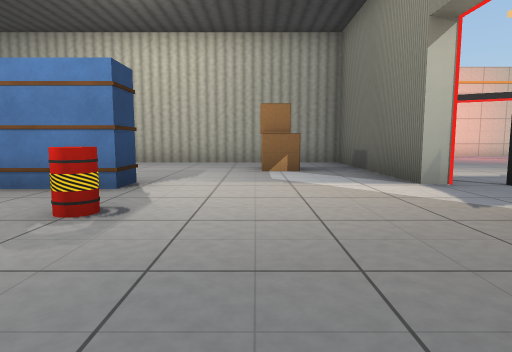
view 1 (above)

16 first-person views from a walk through a Unity game level. The camera is 1.2 m above the floor, tilts 6° down and sees 75° across. The floor is counted in squares, 2 m on a side. Each view is taken from the middle of a square. On the plan, view 1 faces up. The plan holds only what a view shows up to about 10 squares ahead; the rest is blank. The place goes on beyond the plan. The player character is not drawn.

view 2
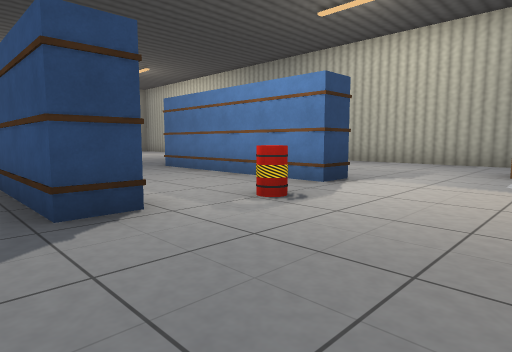

view 3
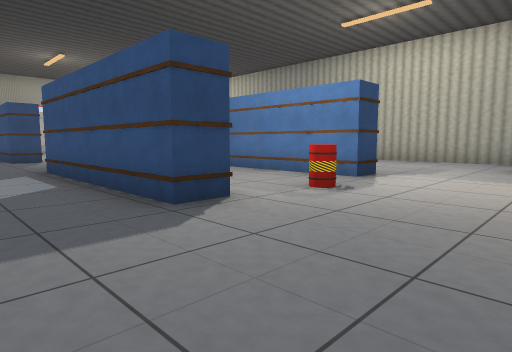

view 4
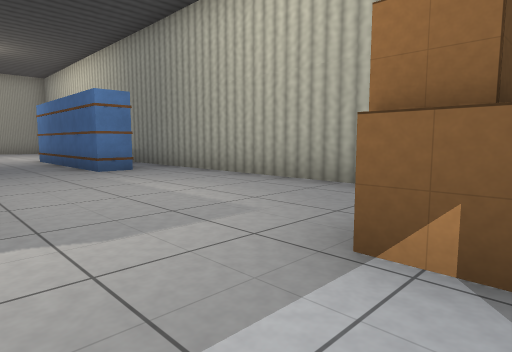

view 5
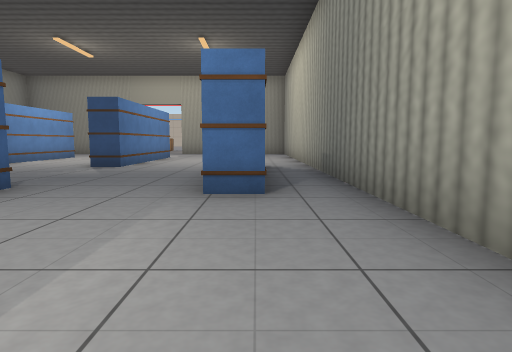

view 6
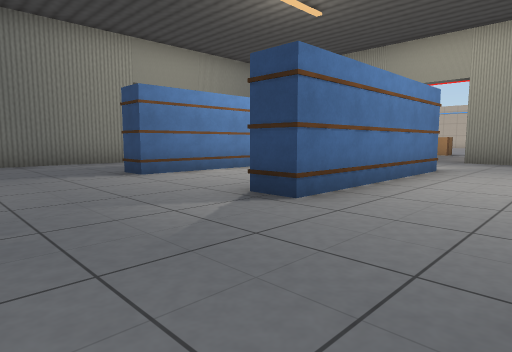

view 7
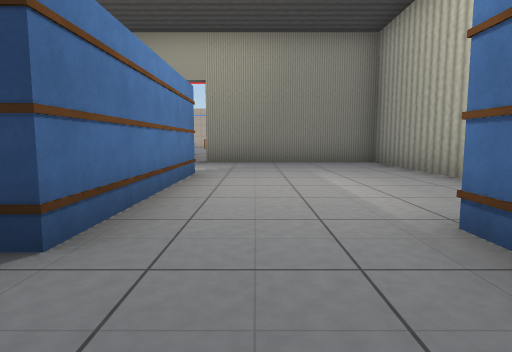

view 8
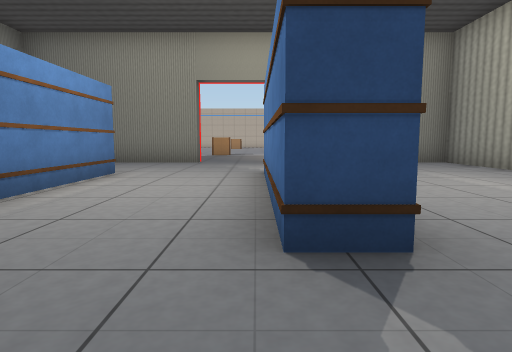

view 9
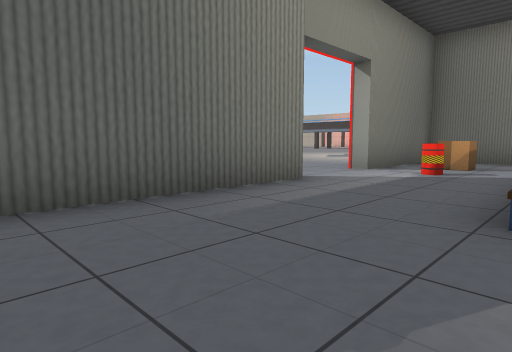

view 10
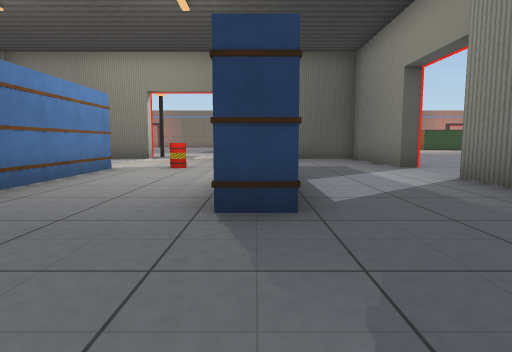

view 11
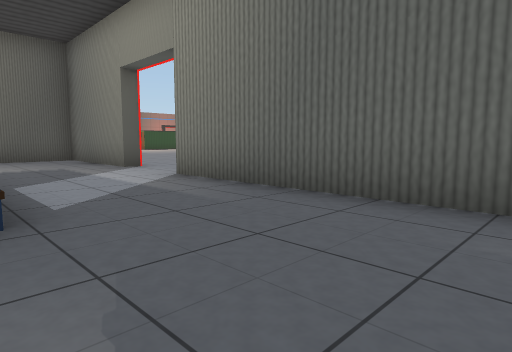

view 12
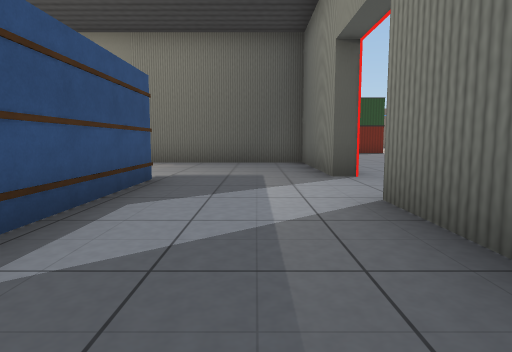

view 13
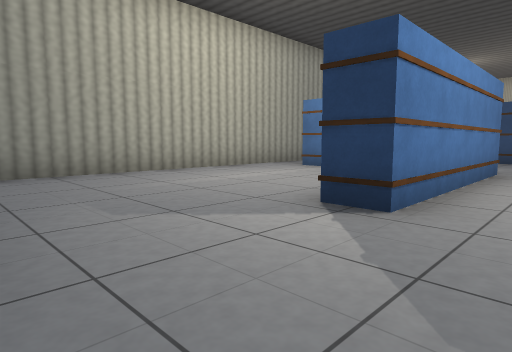

view 14
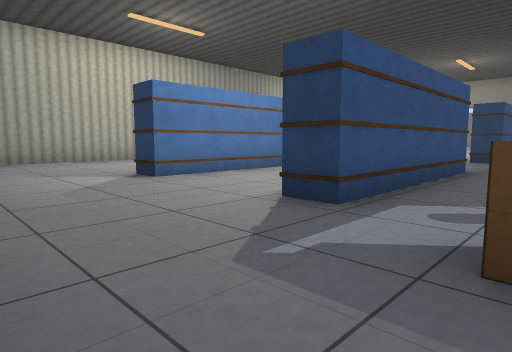

view 15
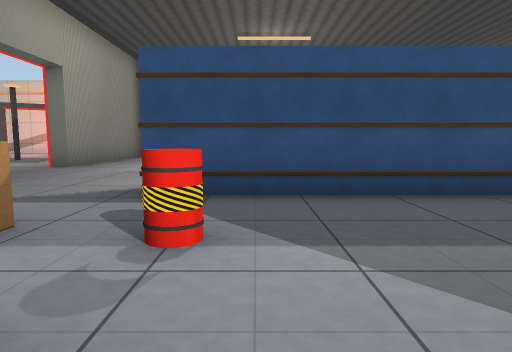

view 16
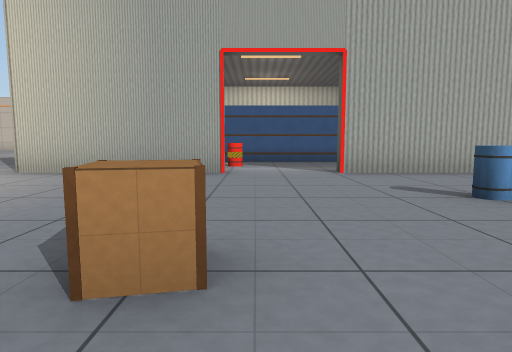

### Floor plan
Points are (right, up) in squares from view 1. A wall is a line through its corners. A room is listed if a view was taken in it or the views show most of it. See-through windows are left out.
Room 1 (views 1, 2, 3, 4, 5, 6, 7, 8, 9, 10, 11, 12, 13, 14)
walls: (-10.4, 4.1) (-14.3, 4.1) (-14.3, 4.9) (-10.4, 4.9); (-6.4, 7.4) (-10.2, 7.4) (-10.2, 8.1); (-10.4, 0.6) (-14.3, 0.6) (-14.3, 1.4) (-10.4, 1.4); (-2.4, 4.1) (-6.2, 4.1); (-2.4, 0.6) (-6.3, 0.6) (-6.3, 1.4); (-11.4, -2.3) (-3.6, -2.3); (-1.4, -2.3) (2.3, -2.3) (2.3, 2); (-17.3, 2.5) (-17.3, -2.3) (-13.6, -2.3); (2.3, 4.6) (2.3, 9.3) (-17.3, 9.3) (-17.3, 4.6) (-17.8, 4.6)
ways out: opening at (-12.5, -2) to room 2; opening at (-2.5, -2) to room 2; opening at (2, 3.5) to room 2
objects: other object (-15, -1); other object (-14, -1); other object (-2, 3); other object (0, 7)
Room 2 (views 15, 16)
walls: (-1.4, -2.8) (-1.4, -2.3); (2.8, 4.6) (2.3, 4.6); (-8.1, -2.7) (-11.4, -2.7) (-11.4, -2.3); (-13.6, -2.3) (-13.6, -2.7) (-17.5, -2.7)
ways out: opening at (-12.5, -2) to room 1; opening at (-2.5, -2) to room 1; opening at (2, 3.5) to room 1
objects: other object (-14, -7); other object (-11, -5)

Positions as (right, up) in squares from view 1, and headings:
1: (0, 0), facing up
2: (1, 0), facing up-left
3: (1, -1), facing up-left
4: (1, 5), facing up-left
5: (-2, 8), facing left
6: (-7, 7), facing down-left
7: (-8, 6), facing left
8: (-8, 4), facing left
9: (-7, 1), facing down-left
10: (-9, 1), facing right
11: (-9, 1), facing down-right
12: (-7, -1), facing right
13: (-17, 3), facing up-right
14: (-17, -1), facing up-right
15: (-13, -3), facing up
16: (-13, -9), facing up
